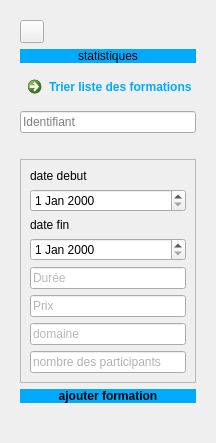
        <widget class="QWidget" name="rightMenu" native="true">
         <property name="minimumSize">
          <size>
           <width>0</width>
           <height>0</height>
          </size>
         </property>
         <property name="cursor">
          <cursorShape>PointingHandCursor</cursorShape>
         </property>
         <layout class="QVBoxLayout" name="verticalLayout_7">
          <item>
           <widget class="QWidget" name="widget_2" native="true">
            <layout class="QVBoxLayout" name="verticalLayout_8">
             <item>
              <widget class="QToolButton" name="toolButton">
               <property name="text">
                <string/>
               </property>
              </widget>
             </item>
             <item>
              <widget class="QPushButton" name="pushButton_16">
               <property name="styleSheet">
                <string notr="true">*{
	background-color: rgb(0, 170, 255);

border-radius: 10px;
}</string>
               </property>
               <property name="text">
                <string>statistiques</string>
               </property>
               <property name="icon">
                <iconset>
                 <normaloff>../ascending-graph-1173935_960_720-780x520.png</normaloff>../ascending-graph-1173935_960_720-780x520.png</iconset>
               </property>
              </widget>
             </item>
             <item>
              <widget class="QCommandLinkButton" name="commandLinkButton_2">
               <property name="styleSheet">
                <string notr="true">color: rgb(0, 170, 255);</string>
               </property>
               <property name="text">
                <string>Trier liste des formations</string>
               </property>
              </widget>
             </item>
             <item>
              <widget class="QLineEdit" name="id_formation">
               <property name="text">
                <string/>
               </property>
               <property name="placeholderText">
                <string>Identifiant</string>
               </property>
              </widget>
             </item>
             <item>
              <widget class="QLabel" name="label_2">
               <property name="text">
                <string/>
               </property>
              </widget>
             </item>
             <item>
              <widget class="QFrame" name="frame_5">
               <property name="frameShape">
                <enum>QFrame::StyledPanel</enum>
               </property>
               <property name="frameShadow">
                <enum>QFrame::Raised</enum>
               </property>
               <layout class="QVBoxLayout" name="verticalLayout_9">
                <item>
                 <widget class="QLabel" name="label_8">
                  <property name="text">
                   <string>date debut</string>
                  </property>
                 </widget>
                </item>
                <item>
                 <widget class="QDateEdit" name="date_debut"/>
                </item>
                <item>
                 <widget class="QLabel" name="label_9">
                  <property name="text">
                   <string>date fin</string>
                  </property>
                 </widget>
                </item>
                <item>
                 <widget class="QDateEdit" name="date_fin"/>
                </item>
                <item>
                 <widget class="QLineEdit" name="duree">
                  <property name="styleSheet">
                   <string notr="true">color: rgb(117, 117, 117);</string>
                  </property>
                  <property name="text">
                   <string/>
                  </property>
                  <property name="placeholderText">
                   <string>Durée</string>
                  </property>
                 </widget>
                </item>
                <item>
                 <widget class="QLineEdit" name="prix">
                  <property name="styleSheet">
                   <string notr="true">color: rgb(107, 107, 107);</string>
                  </property>
                  <property name="text">
                   <string/>
                  </property>
                  <property name="placeholderText">
                   <string>Prix</string>
                  </property>
                 </widget>
                </item>
                <item>
                 <widget class="QLineEdit" name="domaine">
                  <property name="styleSheet">
                   <string notr="true">color: rgb(112, 112, 112);</string>
                  </property>
                  <property name="text">
                   <string/>
                  </property>
                  <property name="placeholderText">
                   <string>domaine</string>
                  </property>
                 </widget>
                </item>
                <item>
                 <widget class="QLineEdit" name="nb_particip">
                  <property name="styleSheet">
                   <string notr="true">color: rgb(99, 99, 99);</string>
                  </property>
                  <property name="text">
                   <string/>
                  </property>
                  <property name="placeholderText">
                   <string>nombre des participants</string>
                  </property>
                 </widget>
                </item>
               </layout>
              </widget>
             </item>
             <item>
              <widget class="QPushButton" name="addBtn">
               <property name="font">
                <font>
                 <weight>75</weight>
                 <bold>true</bold>
                </font>
               </property>
               <property name="styleSheet">
                <string notr="true">*{
	background-color: rgb(0, 170, 255);

border-radius: 10px;
}</string>
               </property>
               <property name="text">
                <string>ajouter formation</string>
               </property>
               <property name="icon">
                <iconset>
                 <normaloff>../436361-icone-ajouter-vecteur-gratuit-vectoriel.jpg</normaloff>../436361-icone-ajouter-vecteur-gratuit-vectoriel.jpg</iconset>
               </property>
               <property name="iconSize">
                <size>
                 <width>24</width>
                 <height>24</height>
                </size>
               </property>
              </widget>
             </item>
             <item>
              <widget class="QLabel" name="label_6">
               <property name="text">
                <string/>
               </property>
               <property name="pixmap">
                <pixmap>../relation-clienrrrrrrrrrrrrt-lexique.jpg</pixmap>
               </property>
               <property name="scaledContents">
                <bool>true</bool>
               </property>
              </widget>
             </item>
            </layout>
           </widget>
          </item>
         </layout>
        </widget>
